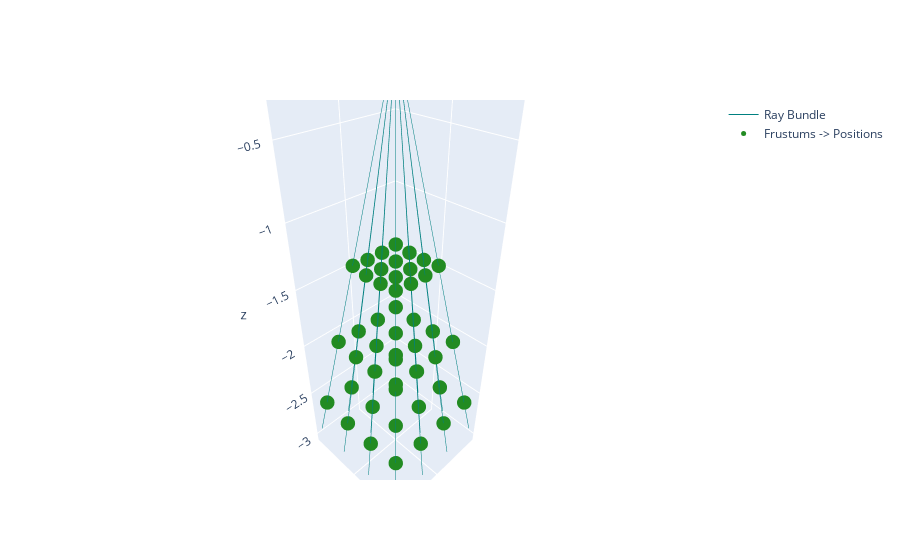

This figure's notebook cell:
### Code cell
fig = go.Figure(data=[vis_rays, vis.get_frustum_points(ray_samples.frustums)])
fig.show()
